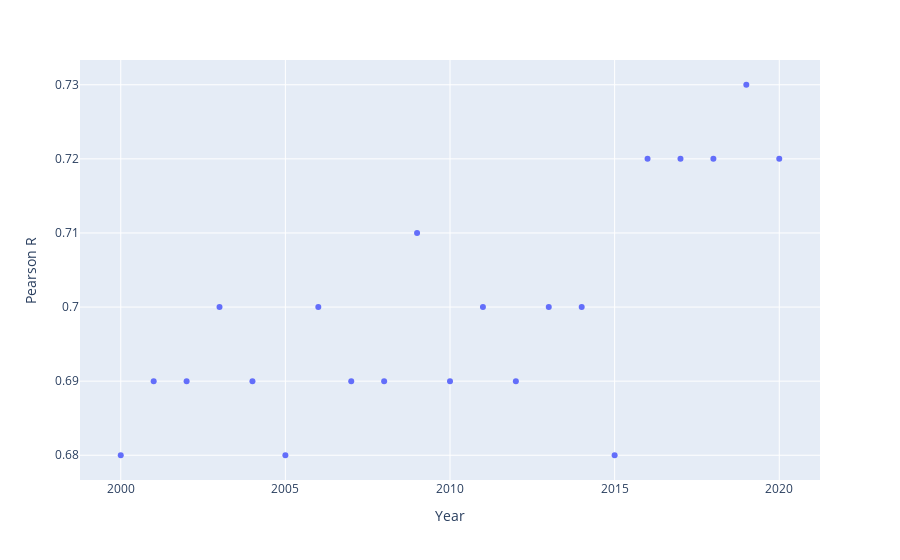

Notebook code for this chart:
### Code cell
#df_05[df_05["Indicator Code"] == "NY.ADJ.NNTY.PC.KD"].plot.scatter(x="Year", y="Pearson R", figsize=(10,6), ylim=(-1,1), rot=45)

fig = px.scatter(df_05[df_05["Indicator Code"] == "NY.ADJ.NNTY.PC.KD"], x="Year", y="Pearson R")

fig.show()

# fig.write_html("plot.html", include_plotlyjs=False)

### Figure 1 — Plotly figure (JSON) as saved in the notebook; plotly's stock layout.template omitted (floating-point values rounded to 4 significant figures)
{"data": [{"hovertemplate": "Year=%{x}<br>Pearson R=%{y}<extra></extra>", "legendgroup": "", "marker": {"color": "#636efa", "symbol": "circle"}, "mode": "markers", "name": "", "orientation": "v", "showlegend": false, "type": "scatter", "x": [2000, 2005, 2015, 2004, 2010, 2001, 2002, 2008, 2012, 2007, 2014, 2006, 2011, 2003, 2013, 2009, 2017, 2018, 2016, 2020, 2019], "xaxis": "x", "y": [0.68, 0.68, 0.68, 0.69, 0.69, 0.69, 0.69, 0.69, 0.69, 0.69, 0.7, 0.7, 0.7, 0.7, 0.7, 0.71, 0.72, 0.72, 0.72, 0.72, 0.73], "yaxis": "y"}], "layout": {"legend": {"tracegroupgap": 0}, "margin": {"t": 60}, "xaxis": {"anchor": "y", "domain": [0, 1], "title": {"text": "Year"}}, "yaxis": {"anchor": "x", "domain": [0, 1], "title": {"text": "Pearson R"}}}}
